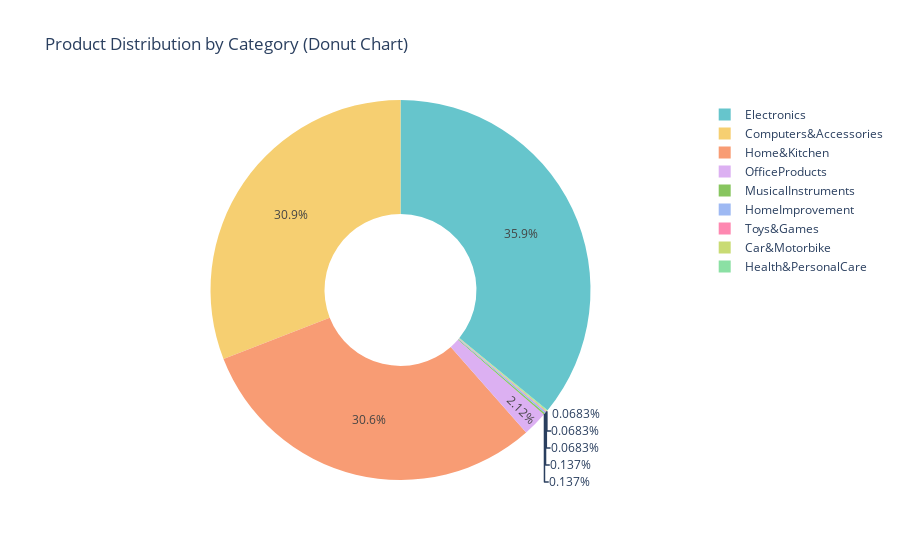

Here is the notebook cell this chart was saved with:
### Code cell
# Donut Chart
fig_donut = px.pie(
    names=top_categories.index,
    values=top_categories.values,
    title="Product Distribution by Category (Donut Chart)",
    labels={"values": "Number of Products", "names": "Category"},
    hole=0.4,
    color_discrete_sequence=px.colors.qualitative.Pastel
)

fig_donut.show()

### Figure 1 — Plotly figure (JSON) as saved in the notebook; plotly's stock layout.template omitted (floating-point values rounded to 4 significant figures)
{"data": [{"domain": {"x": [0, 1], "y": [0, 1]}, "hole": 0.4, "hovertemplate": "Category=%{label}<br>Number of Products=%{value}<extra></extra>", "labels": ["Electronics", "Computers&Accessories", "Home&Kitchen", "OfficeProducts", "MusicalInstruments", "HomeImprovement", "Toys&Games", "Car&Motorbike", "Health&PersonalCare"], "legendgroup": "", "name": "", "showlegend": true, "type": "pie", "values": [526, 453, 448, 31, 2, 2, 1, 1, 1]}], "layout": {"legend": {"tracegroupgap": 0}, "piecolorway": ["rgb(102, 197, 204)", "rgb(246, 207, 113)", "rgb(248, 156, 116)", "rgb(220, 176, 242)", "rgb(135, 197, 95)", "rgb(158, 185, 243)", "rgb(254, 136, 177)", "rgb(201, 219, 116)", "rgb(139, 224, 164)", "rgb(180, 151, 231)", "rgb(179, 179, 179)"], "title": {"text": "Product Distribution by Category (Donut Chart)"}}}
